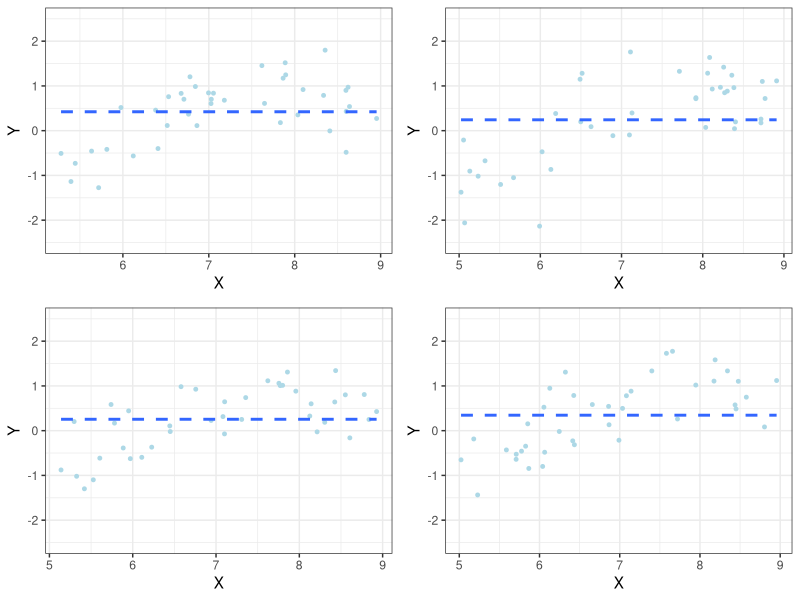
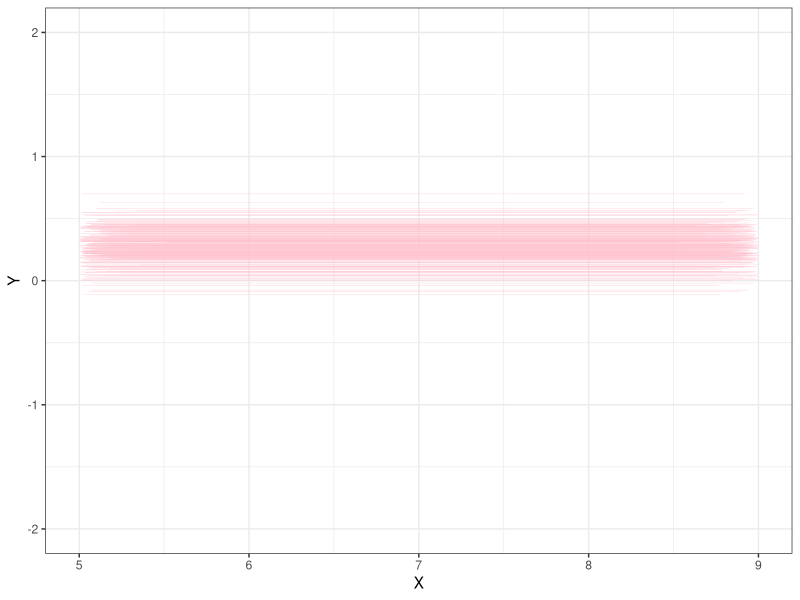
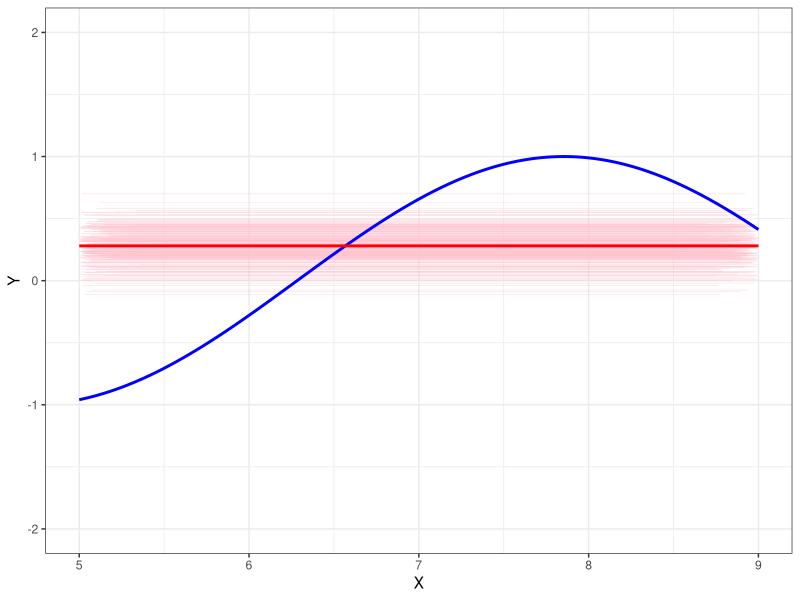
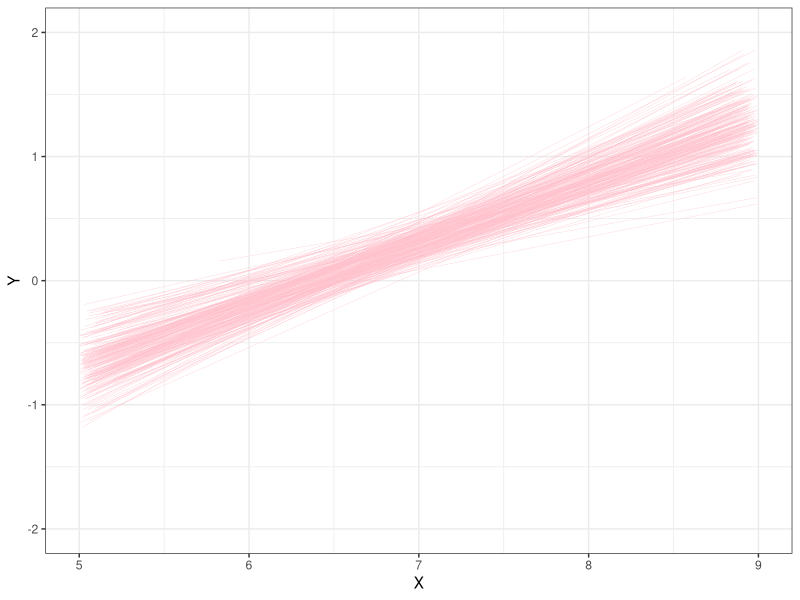
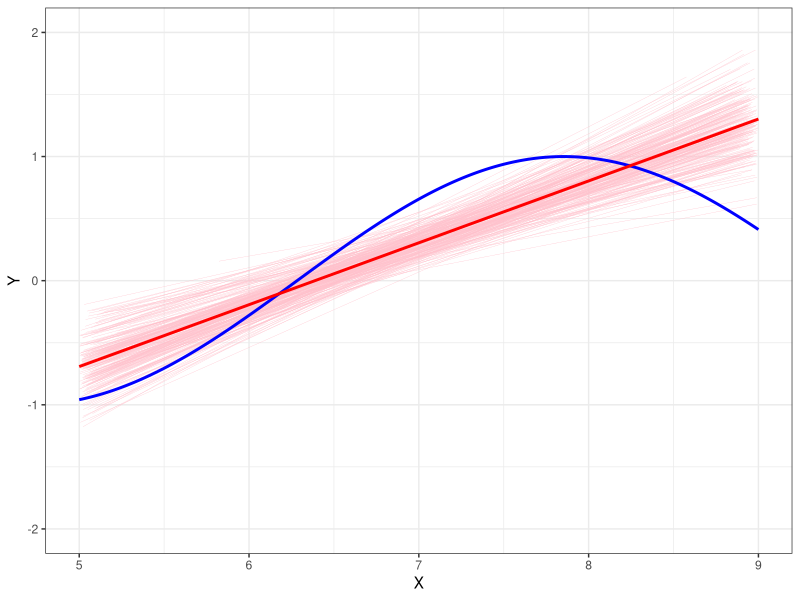
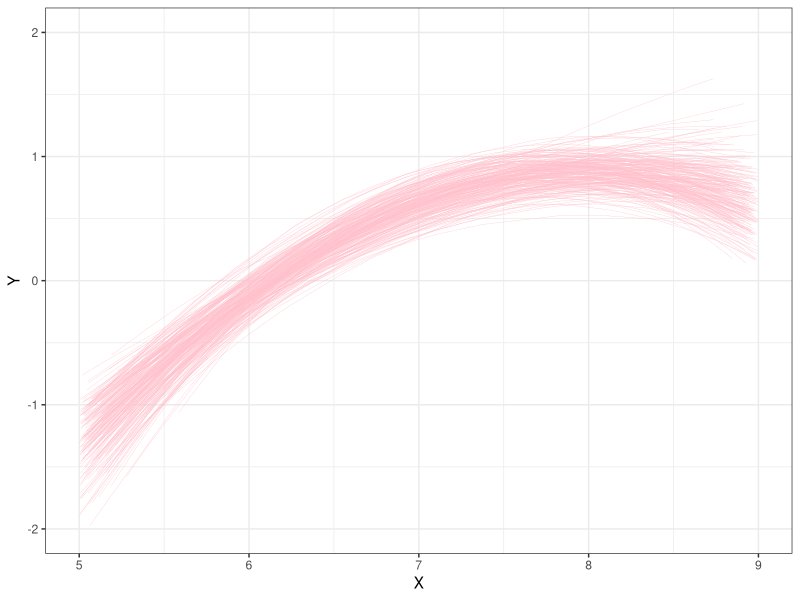
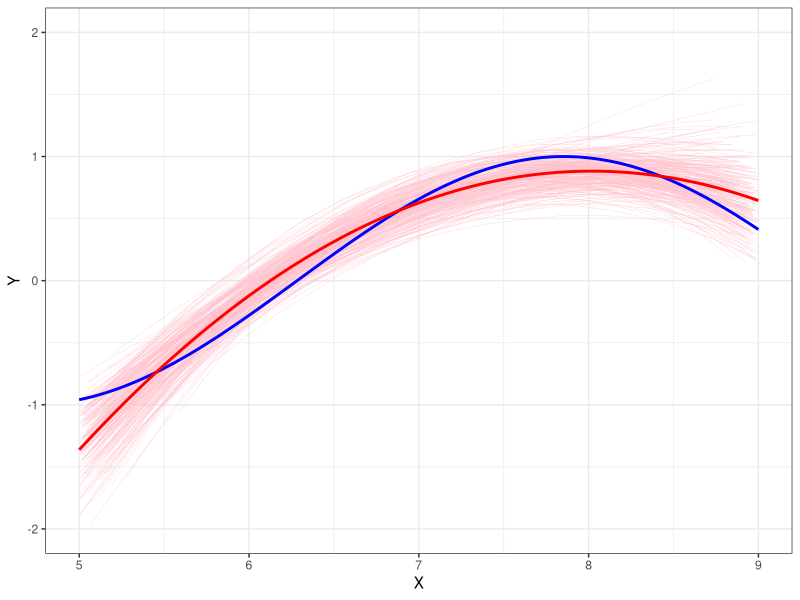
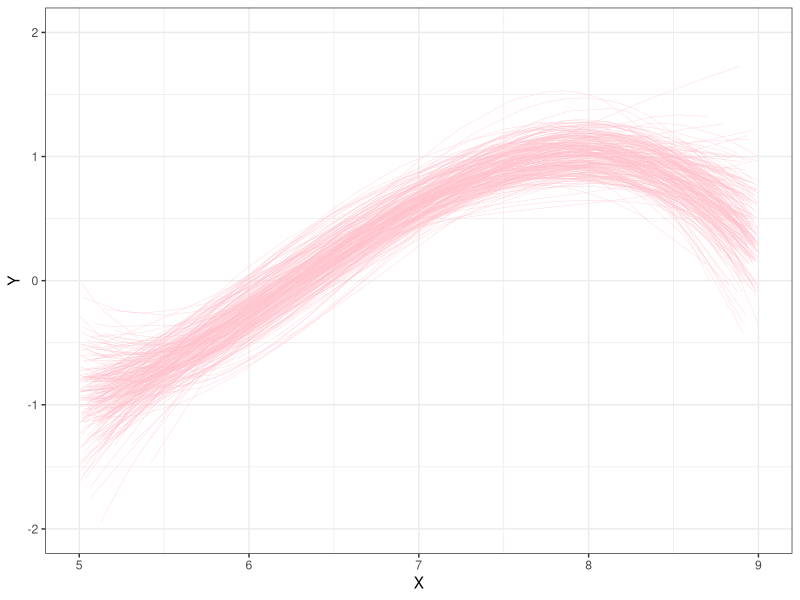

These figures' R source, in order: (Note: a time limit stopped this script after it produced the figures.)
##### Rework with ggplot2 - note that it is very slow this way so changed
##### Ntrains from 1000 to 250

Ntrains <- 250    # Number of training sets to generate
n <- 40           # Number of observations to generate for each training set
dpt <- 5*9*5      # Number of x points to predict over
SD <- 0.5
#
xs <- sort(runif(n, 5, 9))
ys <- sin(xs) + rnorm(n, 0, SD)
DF <- data.frame(xs, ys)
library(ggplot2)
p1 <- ggplot(data = DF, aes(x = xs, y = ys)) + 
  geom_point(size = 1, color = "lightblue") + 
  geom_smooth(method = "lm", formula = y ~ 1, linetype = "dashed", se = FALSE) + 
  theme_bw() +
  lims(y = c(-2.5, 2.5)) + 
  labs(x = "X", y = "Y")
#
xs <- sort(runif(n, 5, 9))
ys <- sin(xs) + rnorm(n, 0, SD)
DF <- data.frame(xs, ys)
library(ggplot2)
p2 <- ggplot(data = DF, aes(x = xs, y = ys)) + 
  geom_point(size = 1, color = "lightblue") + 
  geom_smooth(method = "lm", formula = y ~ 1, linetype = "dashed", se = FALSE) + 
  theme_bw() +
  lims(y = c(-2.5, 2.5)) + 
  labs(x = "X", y = "Y")
#
xs <- sort(runif(n, 5, 9))
ys <- sin(xs) + rnorm(n, 0, SD)
DF <- data.frame(xs, ys)
library(ggplot2)
p3 <- ggplot(data = DF, aes(x = xs, y = ys)) + 
  geom_point(size = 1, color = "lightblue") + 
  geom_smooth(method = "lm", formula = y ~ 1, linetype = "dashed", se = FALSE) + 
  theme_bw() +
  lims(y = c(-2.5, 2.5)) + 
  labs(x = "X", y = "Y")
#
xs <- sort(runif(n, 5, 9))
ys <- sin(xs) + rnorm(n, 0, SD)
DF <- data.frame(xs, ys)
library(ggplot2)
p4 <- ggplot(data = DF, aes(x = xs, y = ys)) + 
  geom_point(size = 1, color = "lightblue") + 
  geom_smooth(method = "lm", formula = y ~ 1, linetype = "dashed", se = FALSE) + 
  theme_bw() +
  lims(y = c(-2.5, 2.5)) + 
  labs(x = "X", y = "Y")
#
gridExtra::grid.arrange(p1, p2, p3, p4, ncol = 2)

##########################################################################


#############################################################################
library(ggplot2)
p <- ggplot(data = data.frame(x = 5:9), aes(x = x)) + 
  stat_function(fun = sin, size = 0, n = 225) + 
  theme_bw() +
  lims(y = c(-2, 2)) + 
  labs(x = "X", y = "Y")
# curve(sin, 5, 9, ylim = c(-2, 2), ylab = "Y", xlab = "X", lwd = 3, type = "n")
yhn <- matrix(NA, Ntrains, dpt)
MSEtest <- numeric(Ntrains)
MSEtrain <- numeric(Ntrains)
for(i in 1:Ntrains){
  xs <- sort(runif(n, 5, 9))
  ys <- sin(xs) + rnorm(n, 0, SD)
  mod1 <- lm(ys ~ 1)
  ysn <- predict(mod1)
  NDF <- data.frame(xs, ysn)
  # lines(xs, nys, col = "pink", lty = "dashed")
  p <- p + geom_line(data = NDF, aes(x = xs, y = ysn), size = 0.1, color = "pink")
  nxs <- seq(5, 9, length = dpt)
  yhn[i, ] <- predict(mod1, newdata = data.frame(xs = nxs))
  yst <- sin(xs) + rnorm(n, 0, SD)
  MSEtest[i] <- mean((yst - ysn)^2)
  MSEtrain[i] <- mean((ys - ysn)^2)
}
p
yhnbar <- apply(yhn, 2, mean)
# curve(sin, 5, 9, ylim = c(-3, 3), ylab = "Y", xlab = "X", lwd = 3, add = TRUE)
p <- p + stat_function(fun = sin, size = 1, n = 225, color = "blue")
# lines(nxs, yhnbar, col = "red", lwd = 2)
NDF2 <- data.frame(nxs, yhnbar)
p + geom_line(data = NDF2, aes(x = nxs, y = yhnbar), size = 1, color = "red")
avgMSEtest <- mean(MSEtest)
avgMSEtrain <- mean(MSEtrain)
c(avgMSEtest, avgMSEtrain)


###############
Ntrains <- 250

library(ggplot2)
p <- ggplot(data = data.frame(x = 5:9), aes(x = x)) + 
   stat_function(fun = sin, size = 0, n = 225) + 
   theme_bw() +
   lims(y = c(-2, 2)) + 
   labs(x = "X", y = "Y")
# curve(sin, 5, 9, ylim = c(-2, 2), ylab = "Y", xlab = "X", lwd = 3, type = "n")
yhn <- matrix(NA, Ntrains, dpt)
MSEtest <- numeric(Ntrains)
MSEtrain <- numeric(Ntrains)
for(i in 1:Ntrains){
  xs <- sort(runif(n, 5, 9))
  ys <- sin(xs) + rnorm(n, 0, SD)
  mod1 <- lm(ys ~ xs)
  ysn <- predict(mod1)
  NDF <- data.frame(xs, ysn)
  # lines(xs, nys, col = "pink", lty = "dashed")
  p <- p + geom_line(data = NDF, aes(x = xs, y = ysn), size = 0.1, color = "pink")
  nxs <- seq(5, 9, length = dpt)
  yhn[i, ] <- predict(mod1, newdata = data.frame(xs = nxs))
  yst <- sin(xs) + rnorm(n, 0, SD)
  MSEtest[i] <- mean((yst - ysn)^2)
  MSEtrain[i] <- mean((ys - ysn)^2)
}
p
yhnbar <- apply(yhn, 2, mean)
# curve(sin, 5, 9, ylim = c(-3, 3), ylab = "Y", xlab = "X", lwd = 3, add = TRUE)
p <- p + stat_function(fun = sin, size = 1, n = 225, color = "blue")
# lines(nxs, yhnbar, col = "red", lwd = 2)
NDF2 <- data.frame(nxs, yhnbar)
p + geom_line(data = NDF2, aes(x = nxs, y = yhnbar), size = 1, color = "red")
avgMSEtest <- mean(MSEtest)
avgMSEtrain <- mean(MSEtrain)
c(avgMSEtest, avgMSEtrain)


###############
Ntrains <- 250

library(ggplot2)
p <- ggplot(data = data.frame(x = 5:9), aes(x = x)) + 
  stat_function(fun = sin, size = 0, n = 225) + 
  theme_bw() +
  lims(y = c(-2, 2)) + 
  labs(x = "X", y = "Y")
# curve(sin, 5, 9, ylim = c(-2, 2), ylab = "Y", xlab = "X", lwd = 3, type = "n")
yhn <- matrix(NA, Ntrains, dpt)
MSEtest <- numeric(Ntrains)
MSEtrain <- numeric(Ntrains)
for(i in 1:Ntrains){
  xs <- sort(runif(n, 5, 9))
  ys <- sin(xs) + rnorm(n, 0, SD)
  mod1 <- lm(ys ~ poly(xs, 2))
  ysn <- predict(mod1)
  NDF <- data.frame(xs, ysn)
  # lines(xs, nys, col = "pink", lty = "dashed")
  p <- p + geom_line(data = NDF, aes(x = xs, y = ysn), size = 0.1, color = "pink")
  nxs <- seq(5, 9, length = dpt)
  yhn[i, ] <- predict(mod1, newdata = data.frame(xs = nxs))
  yst <- sin(xs) + rnorm(n, 0, SD)
  MSEtest[i] <- mean((yst - ysn)^2)
  MSEtrain[i] <- mean((ys - ysn)^2)
}
p
yhnbar <- apply(yhn, 2, mean)
# curve(sin, 5, 9, ylim = c(-3, 3), ylab = "Y", xlab = "X", lwd = 3, add = TRUE)
p <- p + stat_function(fun = sin, size = 1, n = 225, color = "blue")
# lines(nxs, yhnbar, col = "red", lwd = 2)
NDF2 <- data.frame(nxs, yhnbar)
p + geom_line(data = NDF2, aes(x = nxs, y = yhnbar), size = 1, color = "red")
avgMSEtest <- mean(MSEtest)
avgMSEtrain <- mean(MSEtrain)
c(avgMSEtest, avgMSEtrain)


###############
Ntrains <- 250

library(ggplot2)
p <- ggplot(data = data.frame(x = 5:9), aes(x = x)) + 
  stat_function(fun = sin, size = 0, n = 225) + 
  theme_bw() +
  lims(y = c(-2, 2)) + 
  labs(x = "X", y = "Y")
# curve(sin, 5, 9, ylim = c(-2, 2), ylab = "Y", xlab = "X", lwd = 3, type = "n")
yhn <- matrix(NA, Ntrains, dpt)
MSEtest <- numeric(Ntrains)
MSEtrain <- numeric(Ntrains)
for(i in 1:Ntrains){
  xs <- sort(runif(n, 5, 9))
  ys <- sin(xs) + rnorm(n, 0, SD)
  mod1 <- lm(ys ~ poly(xs, 3))
  ysn <- predict(mod1)
  NDF <- data.frame(xs, ysn)
  # lines(xs, nys, col = "pink", lty = "dashed")
  p <- p + geom_line(data = NDF, aes(x = xs, y = ysn), size = 0.1, color = "pink")
  nxs <- seq(5, 9, length = dpt)
  yhn[i, ] <- predict(mod1, newdata = data.frame(xs = nxs))
  yst <- sin(xs) + rnorm(n, 0, SD)
  MSEtest[i] <- mean((yst - ysn)^2)
  MSEtrain[i] <- mean((ys - ysn)^2)
}
p
yhnbar <- apply(yhn, 2, mean)
# curve(sin, 5, 9, ylim = c(-3, 3), ylab = "Y", xlab = "X", lwd = 3, add = TRUE)
p <- p + stat_function(fun = sin, size = 1, n = 225, color = "blue")
# lines(nxs, yhnbar, col = "red", lwd = 2)
NDF2 <- data.frame(nxs, yhnbar)
p + geom_line(data = NDF2, aes(x = nxs, y = yhnbar), size = 1, color = "red")
avgMSEtest <- mean(MSEtest)
avgMSEtrain <- mean(MSEtrain)
c(avgMSEtest, avgMSEtrain)





###############
Ntrains <- 250

library(ggplot2)
p <- ggplot(data = data.frame(x = 5:9), aes(x = x)) + 
  stat_function(fun = sin, size = 0, n = 225) + 
  theme_bw() +
  lims(y = c(-2, 2)) + 
  labs(x = "X", y = "Y")
# curve(sin, 5, 9, ylim = c(-2, 2), ylab = "Y", xlab = "X", lwd = 3, type = "n")
yhn <- matrix(NA, Ntrains, dpt)
MSEtest <- numeric(Ntrains)
MSEtrain <- numeric(Ntrains)
for(i in 1:Ntrains){
  xs <- sort(runif(n, 5, 9))
  ys <- sin(xs) + rnorm(n, 0, SD)
  mod1 <- lm(ys ~ poly(xs, 5))
  ysn <- predict(mod1)
  NDF <- data.frame(xs, ysn)
  # lines(xs, nys, col = "pink", lty = "dashed")
  p <- p + geom_line(data = NDF, aes(x = xs, y = ysn), size = 0.1, color = "pink")
  nxs <- seq(5, 9, length = dpt)
  yhn[i, ] <- predict(mod1, newdata = data.frame(xs = nxs))
  yst <- sin(xs) + rnorm(n, 0, SD)
  MSEtest[i] <- mean((yst - ysn)^2)
  MSEtrain[i] <- mean((ys - ysn)^2)
}
p
yhnbar <- apply(yhn, 2, mean)
# curve(sin, 5, 9, ylim = c(-3, 3), ylab = "Y", xlab = "X", lwd = 3, add = TRUE)
p <- p + stat_function(fun = sin, size = 1, n = 225, color = "blue")
# lines(nxs, yhnbar, col = "red", lwd = 2)
NDF2 <- data.frame(nxs, yhnbar)
p + geom_line(data = NDF2, aes(x = nxs, y = yhnbar), size = 1, color = "red")
avgMSEtest <- mean(MSEtest)
avgMSEtrain <- mean(MSEtrain)
c(avgMSEtest, avgMSEtrain)



###############
Ntrains <- 250

library(ggplot2)
p <- ggplot(data = data.frame(x = 5:9), aes(x = x)) + 
  stat_function(fun = sin, size = 0, n = 225) + 
  theme_bw() +
  lims(y = c(-2, 2)) + 
  labs(x = "X", y = "Y")
# curve(sin, 5, 9, ylim = c(-2, 2), ylab = "Y", xlab = "X", lwd = 3, type = "n")
yhn <- matrix(NA, Ntrains, dpt)
MSEtest <- numeric(Ntrains)
MSEtrain <- numeric(Ntrains)
for(i in 1:Ntrains){
  xs <- sort(runif(n, 5, 9))
  ys <- sin(xs) + rnorm(n, 0, SD)
  mod1 <- lm(ys ~ poly(xs, 10))
  ysn <- predict(mod1)
  NDF <- data.frame(xs, ysn)
  # lines(xs, nys, col = "pink", lty = "dashed")
  p <- p + geom_line(data = NDF, aes(x = xs, y = ysn), size = 0.1, color = "pink")
  nxs <- seq(5, 9, length = dpt)
  yhn[i, ] <- predict(mod1, newdata = data.frame(xs = nxs))
  yst <- sin(xs) + rnorm(n, 0, SD)
  MSEtest[i] <- mean((yst - ysn)^2)
  MSEtrain[i] <- mean((ys - ysn)^2)
}
p
yhnbar <- apply(yhn, 2, mean)
# curve(sin, 5, 9, ylim = c(-3, 3), ylab = "Y", xlab = "X", lwd = 3, add = TRUE)
p <- p + stat_function(fun = sin, size = 1, n = 225, color = "blue")
# lines(nxs, yhnbar, col = "red", lwd = 2)
NDF2 <- data.frame(nxs, yhnbar)
p + geom_line(data = NDF2, aes(x = nxs, y = yhnbar), size = 1, color = "red")
avgMSEtest <- mean(MSEtest)
avgMSEtrain <- mean(MSEtrain)
c(avgMSEtest, avgMSEtrain)
